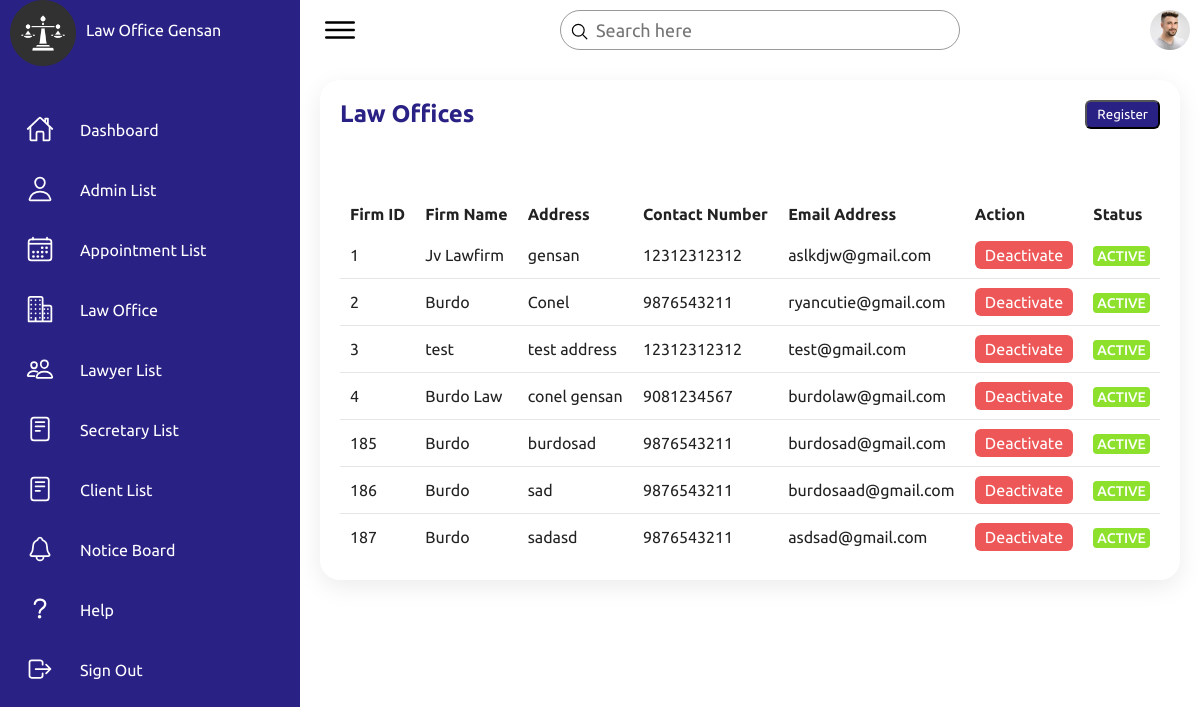
Screenshot of /LawyerOfficeFinal.php with the database file from the repository.
### tables this page shows
CREATE TABLE `tbl_officecred` (
  `office_credid` int(11) NOT NULL,
  `office_id` int(11) NOT NULL,
  `office_address` varchar(244) NOT NULL,
  `office_contact` bigint(11) NOT NULL
);

CREATE TABLE `tbl_officeinfo` (
  `office_id` int(11) NOT NULL,
  `office_name` varchar(244) NOT NULL,
  `office_email` varchar(244) NOT NULL,
  `office_status` int(11) NOT NULL
);

### LawyerOfficeFinal.php (the view, shortened to what this page needs)
<?php
include "dbconn.php";
$sql = "SELECT tbl_officeinfo.office_id, tbl_officeinfo.office_name, tbl_officeinfo.office_email, tbl_officeinfo.office_status, tbl_officecred.office_address, tbl_officecred.office_contact
FROM tbl_officeinfo
JOIN tbl_officecred ON tbl_officeinfo.office_id = tbl_officecred.office_id";
$result = mysqli_query($conn, $sql);
?>
<!DOCTYPE html>
<html lang="en">
<head>
    <link rel="stylesheet" href="LawyerOfficeFinal.css">
</head>
<body>
    <div class="container">
        <div class="navigation">
            <ul>
                <li>
                    <a href="#">
                        <span class="icon">
                            <img src="assets/imgs/justice-scale.png" alt="" style="width: 66px; height: 66px;" >
                        </span>
                        <span class="title">Law Office Gensan</span>
                    </a>
                </li>
                <li>
                    <a href="Dashboard.php">
                        <span class="icon">
                            <ion-icon name="home-outline"></ion-icon>
                        </span>
                        <span class="title">Dashboard</span>
                    </a>
                </li>
                <li>
                    <a href="adminlist.php">
                        <span class="icon">
                            <ion-icon name="person-outline"></ion-icon>
                        </span>
                        <span class="title">Admin List</span>
                    </a>
                </li>
                <li>
                    <a href="appointmentlist.php">
                        <span class="icon">
                            <ion-icon name="calendar-outline"></ion-icon>
                        </span>
                        <span class="title">Appointment List</span>
                    </a>
                </li>
                <li>
                    <a href="LawyerOfficeFinal.php">
                        <span class="icon">
                            <ion-icon name="business-outline"></ion-icon>
                        </span>
                        <span class="title">Law Office</span>
                    </a>
                </li>
                <li>
                    <a href="Lawyer.php">
                        <span class="icon">
                            <ion-icon name="people-outline"></ion-icon>
                        </span>
                        <span class="title">Lawyer List</span>
                    </a>
                </li>
                <li>
                    <a href="secretarylist.php">
                        <span class="icon">
                            <ion-icon name="reader-outline"></ion-icon>
                        </span>
                        <span class="title">Secretary List</span>
                    </a>
                </li>
                <li>
                    <a href="clientlist.php">
                        <span class="icon">
                            <ion-icon name="reader-outline"></ion-icon>
                        </span>
                        <span class="title">Client List</span>
                    </a>
                </li>
                <li>
                    <a href="noticeboard.php">
                        <span class="icon">
                            <ion-icon name="notifications-outline"></ion-icon>
                        </span>
                        <span class="title">Notice Board</span>
                    </a>
                </li>
                <li>
                    <a href="#">
                        <span class="icon">
                            <ion-icon name="help-outline"></ion-icon>
                        </span>
                        <span class="title">Help</span>
                    </a>
                </li>
                <li>
                    <a href="?logout" onclick="logout(event)">
                         <span class="icon">
                             <ion-icon name="log-out-outline"></ion-icon>
                        </span>
                        <span class="title">Sign Out</span>
                    </a>
                </li>
            </ul>
        </div>
        <div class="main">
            <div class="topbar">
                <div class="toggle">
                    <ion-icon name="menu-outline"></ion-icon>
                </div>
                <div class="search">
                    <label>
                        <input type="text" placeholder="Search here" id="search-input">
                        <ion-icon name="search-outline"></ion-icon>
                    </label>
                </div>
                <div class="user">
                    <img src="assets/imgs/customer01.jpg" alt="">
                </div>
            </div>
            <div class="details">
                <div class="Appointment">
                    <div class="cardHeader">
                        <h2>Law Offices</h2>
                        <button id="registerBtn" class="btn">Register</button>
                    </div>
                    <table id="lawoffice-table">
                        <thead>
                            <tr>
                                <td>Firm ID</td>
                                <td>Firm Name</td>
                                <td>Address</td>
                                <td>Contact Number</td>
                                <td>Email Address</td>
                                <td>Action</td>
                                <td>Status</td>
                            </tr>
                        </thead>
                        <tbody>
                        <tr>
                                <?php
                                    while($row = mysqli_fetch_assoc($result))
                                    {
                                ?>
                                    <td><?php echo $row['office_id'] ?></td>
                                    <td><?php echo $row['office_name']; ?></td>
                                    <td><?php echo $row['office_address']; ?></td>
                                    <td><?php echo $row['office_contact']; ?></td>
                                    <td><?php echo $row['office_email']; ?></td>
                                    <td>
                                        <?php
                                        if($row['office_status'] == 0) {
                                            echo '<p><a href="activate.php?office_id='.$row['office_id'].'&status=1" class="method active">Accept</a></p>';
                                        }
                                        else {
                                            echo '<p><a href="activate.php?office_id='.$row['office_id'].'&status=0" class="method deactive">Deactivate</a></p>';
                                        }
                                        ?>
                                    </td>
                                    <td>
                                        <?php
                                        if($row['office_status'] == 1) {
                                        echo '<span class="status delivered">ACTIVE</span>';
                                        } else {
                                            echo '<span class="status pending">INACTIVE</span>';
                                        }
                                        ?>
                                    </td>
                            </tr>
                                <?php
                                    }
                                    ?>
                        </tbody>
                    </table>
                </div>
            </div>
        </div>
    </div>
</body>
</html>

### LawyerOfficeFinal.css (style rules this page uses)
* { font-family: "Ubuntu", sans-serif; margin: 0; padding: 0; box-sizing: border-box; }
:root { --blue: #2a2185; --white: #fff; --gray: #f5f5f5; --black1: #222; --black2: #999; }
body { min-height: 100vh; overflow-x: hidden; }
.container { position: relative; width: 100%; }
.navigation { position: fixed; width: 300px; height: 100%; background: var(--blue); border-left: 10px solid var(--blue); transition: 0.5s; overflow: hidden; }
.navigation ul { position: absolute; top: 0; left: 0; width: 100%; }
.navigation ul li { position: relative; width: 100%; list-style: none; border-top-left-radius: 30px; border-bottom-left-radius: 30px; }
.navigation ul li:nth-child(1) { margin-bottom: 40px; pointer-events: none; }
.navigation ul li a { position: relative; display: block; width: 100%; display: flex; text-decoration: none; color: var(--white); }
.navigation ul li a .icon { position: relative; display: block; min-width: 60px; height: 60px; line-height: 75px; text-align: center; }
.navigation ul li a .icon ion-icon { font-size: 1.75rem; }
.navigation ul li a .title { position: relative; display: block; padding: 0 10px; height: 60px; line-height: 60px; text-align: start; white-space: nowrap; }
.main { position: absolute; width: calc(100% - 300px); left: 300px; min-height: 100vh; background: var(--white); transition: 0.5s; }
.topbar { width: 100%; height: 60px; display: flex; justify-content: space-between; align-items: center; padding: 0 10px; }
.toggle { position: relative; width: 60px; height: 60px; display: flex; justify-content: center; align-items: center; font-size: 2.5rem; cursor: pointer; }
.search { position: relative; width: 400px; margin: 0 10px; }
.search label { position: relative; width: 100%; }
.search label input { width: 100%; height: 40px; border-radius: 40px; padding: 5px 20px; padding-left: 35px; font-size: 18px; outline: none; border: 1px solid var(--black2); }
.search label ion-icon { position: absolute; top: 0; left: 10px; font-size: 1.2rem; }
.user { position: relative; width: 40px; height: 40px; border-radius: 50%; overflow: hidden; cursor: pointer; }
.user img { position: absolute; top: 0; left: 0; width: 100%; height: 100%; object-fit: cover; }
.details { position: relative; width: 100%; padding: 20px; }
.details .Appointment { position: relative; display: grid; min-height: 500px; background: var(--white); padding: 20px; box-shadow: 0 7px 25px rgba(0, 0, 0, 0.08); border-radius: 20px; }
.details .cardHeader { display: flex; justify-content: space-between; align-items: flex-start; }
.cardHeader h2 { font-weight: 600; color: var(--blue); }
.cardHeader .btn { position: relative; padding: 5px 10px; background: var(--blue); text-decoration: none; color: var(--white); border-radius: 6px; cursor: pointer; }
.details table { width: 100%; border-collapse: collapse; margin-top: 10px; }
.details table thead td { font-weight: 600; }
.details .Appointment table tr { color: var(--black1); border-bottom: 1px solid rgba(0, 0, 0, 0.1); }
.details .Appointment table tr:last-child { border-bottom: none; }
.details .Appointment table tr td { padding: 10px; }
.details .Appointment table tr td:last-child { text-align: left; }
.details .Appointment table tr td:nth-child(2) { text-align: left; }
.details .Appointment table tr td:nth-child(3) { text-align: left; }
.status.delivered { padding: 2px 4px; background: #8de02c; color: var(--white); border-radius: 4px; font-size: 14px; font-weight: 500; }
.method.deactive { position: relative; padding: 5px 10px; background: rgb(237, 87, 87); text-decoration: none; color: var(--white); border-radius: 6px; cursor: pointer; }

### rows the page displays
tbl_officecred: office.office_id "1", office.office_name "Jv Lawfirm", office_address "gensan", office_contact "12312312312", office.office_email "aslkdjw@gmail.com"
tbl_officecred: office.office_id "2", office.office_name "Burdo", office_address "Conel", office_contact "9876543211", office.office_email "ryancutie@gmail.com"
tbl_officecred: office.office_id "3", office.office_name "test", office_address "test address", office_contact "12312312312", office.office_email "test@gmail.com"
tbl_officecred: office.office_id "4", office.office_name "Burdo Law", office_address "conel gensan", office_contact "9081234567", office.office_email "burdolaw@gmail.com"
tbl_officecred: office.office_id "185", office.office_name "Burdo", office_address "burdosad", office_contact "9876543211", office.office_email "burdosad@gmail.com"
tbl_officecred: office.office_id "186", office.office_name "Burdo", office_address "sad", office_contact "9876543211", office.office_email "burdosaad@gmail.com"
tbl_officecred: office.office_id "187", office.office_name "Burdo", office_address "sadasd", office_contact "9876543211", office.office_email "asdsad@gmail.com"
